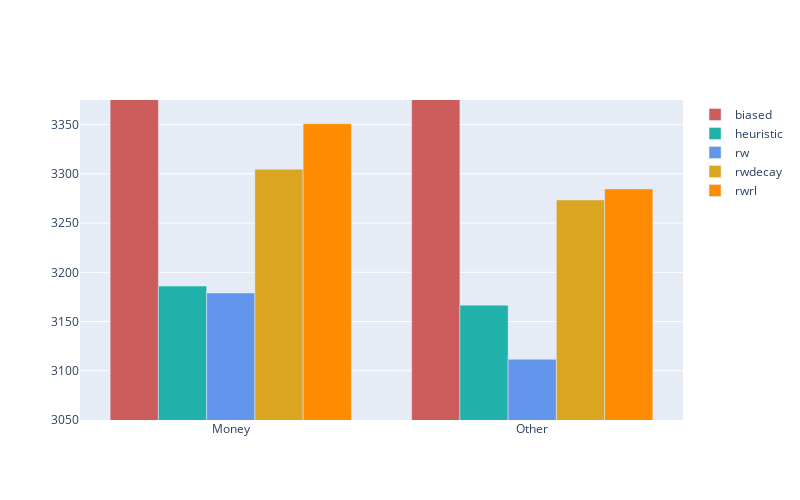

This figure's notebook cell:
### Markdown cell above
## Model comparison

### Code cell
plotting.plot_model_comparison(
    [biased, heuristic, rw, rwdecay, rwrl], 
    sum=True, 
    metric='BIC',
    y_range=[3050,3375]
)

### Figure 1 — Plotly figure (JSON) as saved in the notebook; plotly's stock layout.template omitted (floating-point values rounded to 4 significant figures)
{"data": [{"marker": {"color": "indianred"}, "name": "biased", "type": "bar", "x": ["Money", "Other"], "y": [4477.0, 4380.0]}, {"marker": {"color": "lightseagreen"}, "name": "heuristic", "type": "bar", "x": ["Money", "Other"], "y": [3186.0, 3167.0]}, {"marker": {"color": "cornflowerblue"}, "name": "rw", "type": "bar", "x": ["Money", "Other"], "y": [3179.0, 3112.0]}, {"marker": {"color": "goldenrod"}, "name": "rwdecay", "type": "bar", "x": ["Money", "Other"], "y": [3305.0, 3274.0]}, {"marker": {"color": "darkorange"}, "name": "rwrl", "type": "bar", "x": ["Money", "Other"], "y": [3351.0, 3285.0]}], "layout": {"barmode": "group", "height": 500, "width": 800, "yaxis": {"range": [3050, 3375]}}}
